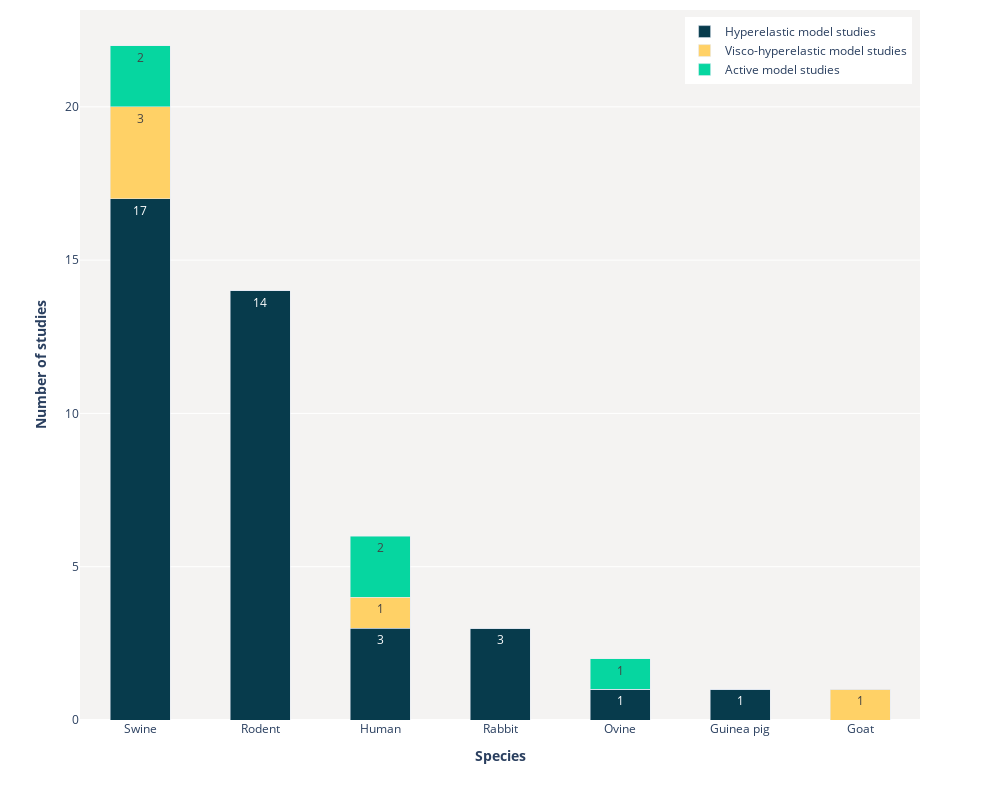

Here is the notebook cell this chart was saved with:
### Code cell
df = pd.DataFrame(dict_source, index=species_list_decreasing_frequency)
# plotly
fig = px.bar(df, 
             x = df.index,
             y = [c for c in df.columns],
             color_discrete_sequence=color_palette
             )

for i, val in enumerate(df.head()):
    fig.data[i].text = df[val]
    fig.data[i].textangle = 0

fig.update_layout(
    barmode='stack',
    bargap=0.5,
    autosize=False,
    width=1000,
    height=800,
    xaxis = dict(title="<b> Species <b>", showgrid = False, dtick = 1),
    yaxis = dict(title="<b> Number of studies <b>"),
    plot_bgcolor= plot_background_color,
    legend=dict(yanchor="top", y=0.99, xanchor="right", x=0.99, title = None), 
    legend_traceorder = 'normal',
    margin=go.layout.Margin(
        t=10, #top margin
    )
)

fig.show()
#fig.write_image("total-studies-tissue-source.png", engine="kaleido", scale = 1.0)

### Figure 1 — Plotly figure (JSON) as saved in the notebook; plotly's stock layout.template omitted (floating-point values rounded to 4 significant figures)
{"data": [{"alignmentgroup": "True", "hovertemplate": "variable=Hyperelastic model studies<br>index=%{x}<br>value=%{y}<extra></extra>", "legendgroup": "Hyperelastic model studies", "marker": {"color": "#073b4c", "pattern": {"shape": ""}}, "name": "Hyperelastic model studies", "offsetgroup": "Hyperelastic model studies", "orientation": "v", "showlegend": true, "text": [17, 14, 3, 3, 1, 1, 0], "textangle": 0, "textposition": "auto", "type": "bar", "x": ["Swine", "Rodent", "Human", "Rabbit", "Ovine", "Guinea pig", "Goat"], "xaxis": "x", "y": [17, 14, 3, 3, 1, 1, 0], "yaxis": "y"}, {"alignmentgroup": "True", "hovertemplate": "variable=Visco-hyperelastic model studies<br>index=%{x}<br>value=%{y}<extra></extra>", "legendgroup": "Visco-hyperelastic model studies", "marker": {"color": "#ffd166", "pattern": {"shape": ""}}, "name": "Visco-hyperelastic model studies", "offsetgroup": "Visco-hyperelastic model studies", "orientation": "v", "showlegend": true, "text": [3, 0, 1, 0, 0, 0, 1], "textangle": 0, "textposition": "auto", "type": "bar", "x": ["Swine", "Rodent", "Human", "Rabbit", "Ovine", "Guinea pig", "Goat"], "xaxis": "x", "y": [3, 0, 1, 0, 0, 0, 1], "yaxis": "y"}, {"alignmentgroup": "True", "hovertemplate": "variable=Active model studies<br>index=%{x}<br>value=%{y}<extra></extra>", "legendgroup": "Active model studies", "marker": {"color": "#06d6a0", "pattern": {"shape": ""}}, "name": "Active model studies", "offsetgroup": "Active model studies", "orientation": "v", "showlegend": true, "text": [2, 0, 2, 0, 1, 0, 0], "textangle": 0, "textposition": "auto", "type": "bar", "x": ["Swine", "Rodent", "Human", "Rabbit", "Ovine", "Guinea pig", "Goat"], "xaxis": "x", "y": [2, 0, 2, 0, 1, 0, 0], "yaxis": "y"}], "layout": {"autosize": false, "bargap": 0.5, "barmode": "stack", "height": 800, "legend": {"title": {}, "tracegroupgap": 0, "traceorder": "normal", "x": 0.99, "xanchor": "right", "y": 0.99, "yanchor": "top"}, "margin": {"t": 10}, "plot_bgcolor": "rgba(242, 241, 239, 0.8)", "width": 1000, "xaxis": {"anchor": "y", "autorange": true, "domain": [0, 1], "dtick": 1, "range": [-0.5, 6.5], "showgrid": false, "title": {"text": "<b> Species <b>"}, "type": "category"}, "yaxis": {"anchor": "x", "autorange": true, "domain": [0, 1], "range": [0, 23.16], "title": {"text": "<b> Number of studies <b>"}, "type": "linear"}}}
